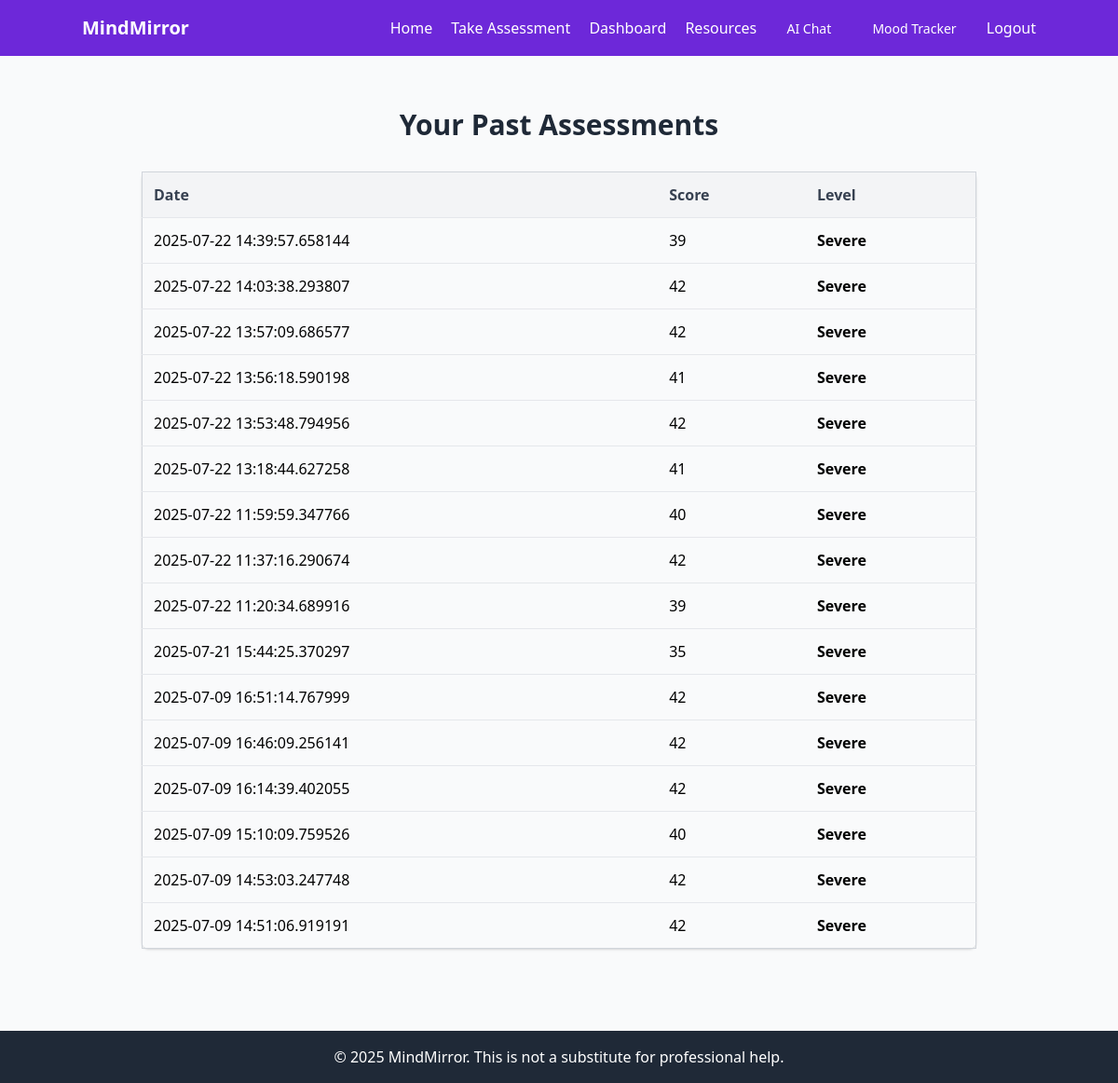
The app's page /dashboard (signed in) with its own data.
### tables this page shows
CREATE TABLE assessments (
                id INTEGER PRIMARY KEY AUTOINCREMENT,
                user_id INTEGER,
                answers TEXT,
                score INTEGER,
                level TEXT,
                created_at TIMESTAMP
            );

### app.py (the view)
@app.route('/dashboard')
def dashboard():
    if 'user_id' not in session:
        return redirect(url_for('login'))
    with sqlite3.connect('mindmirror.db') as conn:
        c = conn.cursor()
        c.execute("SELECT id, score, level, created_at FROM assessments WHERE user_id = ? ORDER BY created_at DESC", (session['user_id'],))
        assessments = c.fetchall()
    return render_template('dashboard.html', assessments=assessments)

### templates/dashboard.html (shortened to what this page needs)
{% extends "base.html" %}
{% block content %}
<div class="max-w-4xl mx-auto py-10">
    <h1 class="text-3xl font-bold text-center text-gray-800 mb-8">Your Past Assessments</h1>
    {% if assessments %}
        <table class="w-full text-left border border-gray-300 rounded-lg shadow">
            <thead class="bg-gray-100 text-gray-700">
                <tr>
                    <th class="p-3">Date</th>
                    <th class="p-3">Score</th>
                    <th class="p-3">Level</th>
                </tr>
            </thead>
            <tbody>
                {% for assess in assessments %}
                <tr class="border-t">
                    <td class="p-3">{{ assess[3] }}</td>
                    <td class="p-3">{{ assess[1] }}</td>
                    <td class="p-3 font-semibold">{{ assess[2] }}</td>
                </tr>
                {% endfor %}
            </tbody>
        </table>
    {% else %}
        <p class="text-center text-gray-600">No assessments found. Take your first test <a href="{{ url_for('assessment') }}" class="text-blue-600 underline">here</a>.</p>
    {% endif %}
</div>
{% endblock %}

### templates/base.html (shortened to what this page needs)
<!DOCTYPE html>
<html lang="en">
<head>
    <link href="https://unpkg.com/tailwindcss@2.2.19/dist/tailwind.min.css" rel="stylesheet">
    <link rel="stylesheet" href="{{ url_for('static', filename='style.css') }}">
</head>
<body class="bg-gray-50">
    <nav class="bg-purple-700 text-white p-4">
        <div class="container mx-auto flex justify-between items-center">
            <a href="{{ url_for('home') }}" class="text-xl font-bold">MindMirror</a>
            <div class="space-x-4">
                <a href="{{ url_for('home') }}" class="hover:underline">Home</a>
                <a href="{{ url_for('assessment') }}" class="hover:underline">Take Assessment</a>
                <a href="{{ url_for('dashboard') }}" class="hover:underline">Dashboard</a>
                <a href="{{ url_for('resources') }}" class="hover:underline">Resources</a>
                <a href="{{ url_for('chat') }}" class="px-3 py-2 text-sm font-medium">AI Chat</a>
                <a href="{{ url_for('mood') }}" class="px-3 py-2 text-sm font-medium">Mood Tracker</a>
                <a href="{{ url_for('logout') }}" class="hover:underline">Logout</a>
            </div>
        </div>
    </nav>
    <main class="container mx-auto p-4">
        {% block content %}{% endblock %}
    </main>
    <footer class="bg-gray-800 text-white p-4 mt-8">
        <div class="container mx-auto text-center">
            <p>© 2025 MindMirror. This is not a substitute for professional help.</p>
        </div>
    </footer>
</body>
</html>

### records on screen
assessments: created_at "2025-07-22 14:39:57.658144", score "39", level "Severe"
assessments: created_at "2025-07-22 14:03:38.293807", score "42", level "Severe"
assessments: created_at "2025-07-22 13:57:09.686577", score "42", level "Severe"
assessments: created_at "2025-07-22 13:56:18.590198", score "41", level "Severe"
assessments: created_at "2025-07-22 13:53:48.794956", score "42", level "Severe"
assessments: created_at "2025-07-22 13:18:44.627258", score "41", level "Severe"
assessments: created_at "2025-07-22 11:59:59.347766", score "40", level "Severe"
assessments: created_at "2025-07-22 11:37:16.290674", score "42", level "Severe"
assessments: created_at "2025-07-22 11:20:34.689916", score "39", level "Severe"
assessments: created_at "2025-07-21 15:44:25.370297", score "35", level "Severe"
assessments: created_at "2025-07-09 16:51:14.767999", score "42", level "Severe"
assessments: created_at "2025-07-09 16:46:09.256141", score "42", level "Severe"
assessments: created_at "2025-07-09 16:14:39.402055", score "42", level "Severe"
assessments: created_at "2025-07-09 15:10:09.759526", score "40", level "Severe"
assessments: created_at "2025-07-09 14:53:03.247748", score "42", level "Severe"
assessments: created_at "2025-07-09 14:51:06.919191", score "42", level "Severe"
